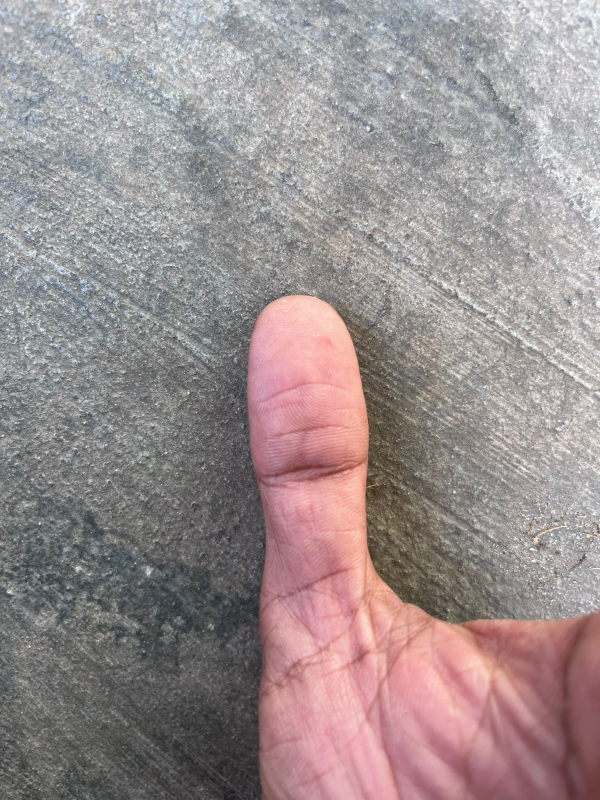
#> input picture images/good/good1.jpeg, 1200 x 1600 px (shown at 1/2 size); its folder holds only this picture in this run
$ python test_quality.py   (older library calls are emulated)
#> lines starting #> are read from the running program, lines starting #| are printed output that depends on the picture; after the words box and inside, x2 and y2 are one past the last pixel; in counts of white or black regions, pixels touching at a corner belong together; long printed decimals are rounded
### quality_assessment.py
import cv2
import numpy as np


"""
Fingerprint Quality Assessment Pipeline

Metrics
-------
1. Blur detection
2. Brightness detection
3. Glare detection
4. ROI completeness
5. Ridge clarity

Author: Uday
"""


# ==========================================================
# PREPROCESSING
# ==========================================================

def preprocess_image(image):
    """
    Resize image, convert to grayscale, and apply CLAHE.
    """

    image = cv2.resize(image, (512, 512))

    gray = cv2.cvtColor(image, cv2.COLOR_BGR2GRAY)

    clahe = cv2.createCLAHE(
        clipLimit=2.0,
        tileGridSize=(8, 8)
    )

    enhanced = clahe.apply(gray)

    return enhanced


# ==========================================================
# BLUR DETECTION
# ==========================================================

def check_blur(image_bgr):

    gray = cv2.cvtColor(
        image_bgr,
        cv2.COLOR_BGR2GRAY
    )

    blur_score = cv2.Laplacian(
        gray,
        cv2.CV_64F
    ).var()

    return {

        "blur_score": float(blur_score),

        "is_blurry": blur_score < 300
    }

# ==========================================================
# BRIGHTNESS DETECTION
# ==========================================================

def check_brightness(image_bgr):

    gray = cv2.cvtColor(
        image_bgr,
        cv2.COLOR_BGR2GRAY
    )

    brightness = np.mean(gray)

    return {

        "brightness": float(brightness),

        "too_dark": brightness < 85,

        "too_bright": brightness > 210
    }


# ==========================================================
# GLARE DETECTION
# ==========================================================

def check_glare(image_bgr):

    gray = cv2.cvtColor(
        image_bgr,
        cv2.COLOR_BGR2GRAY
    )

    bright_pixels = np.sum(gray > 250)

    glare_fraction = bright_pixels / gray.size

    mean_intensity = np.mean(gray)

    has_glare = (
        glare_fraction > 0.005 and
        mean_intensity > 120
    )

    return {

        "has_glare": has_glare,

        "glare_fraction": float(glare_fraction)
    }
# ==========================================================
# ROI EXTRACTION
# ==========================================================

def extract_roi(image_bgr):

    gray = preprocess_image(image_bgr)

    blurred = cv2.GaussianBlur(
        gray,
        (5, 5),
        0
    )

    _, thresh = cv2.threshold(
        blurred,
        0,
        255,
        cv2.THRESH_BINARY_INV + cv2.THRESH_OTSU
    )

    kernel = np.ones((5, 5), np.uint8)

    thresh = cv2.morphologyEx(
        thresh,
        cv2.MORPH_CLOSE,
        kernel
    )

    contours, _ = cv2.findContours(
        thresh,
        cv2.RETR_EXTERNAL,
        cv2.CHAIN_APPROX_SIMPLE
    )

    mask = np.zeros_like(gray)

    if len(contours) > 0:

        contour = max(
            contours,
            key=cv2.contourArea
        )

        cv2.drawContours(
            mask,
            [contour],
            -1,
            255,
            thickness=-1
        )

    return mask


# ==========================================================
# ROI COMPLETENESS
# ==========================================================

def check_roi_completeness(image_bgr):

    mask = extract_roi(image_bgr)

    roi_fraction = np.sum(mask > 0) / mask.size

    return {
        "roi_fraction": float(roi_fraction),
        "roi_complete": roi_fraction > 0.15
    }


# ==========================================================
# GABOR FILTER BANK
# ==========================================================

def create_gabor_bank():

    kernels = []

    for theta in np.arange(0, np.pi, np.pi / 8):

        kernel = cv2.getGaborKernel(
            ksize=(21, 21),
            sigma=5,
            theta=theta,
            lambd=10,
            gamma=0.5,
            psi=0,
            ktype=cv2.CV_32F
        )

        kernels.append(kernel)

    return kernels


# ==========================================================
# RIDGE CLARITY
# ==========================================================

def check_ridge_clarity(image_bgr):

    gray = preprocess_image(image_bgr)

    mask = extract_roi(image_bgr)

    kernels = create_gabor_bank()

    responses = []

    for kernel in kernels:

        filtered = cv2.filter2D(
            gray,
            cv2.CV_32F,
            kernel
        )

        responses.append(filtered)

    maximum_response = np.max(
        np.array(responses),
        axis=0
    )

    ridge_pixels = maximum_response[mask > 0]

    if len(ridge_pixels) == 0:
        ridge_score = 0.0
    else:
        ridge_score = np.var(ridge_pixels)

    return {
    "ridge_score": float(ridge_score),
    "ridges_clear": ridge_score > 100000}


# ==========================================================
# COMPOSITE SCORE
# ==========================================================

def compute_score(
        blur,
        brightness,
        glare,
        roi,
        ridge):

    blur_score = min(
        blur["blur_score"] / 50,
        1.0
    )

    brightness_score = 1 - abs(
        brightness["brightness"] - 128
    ) / 128

    glare_score = 1 - min(
        glare["glare_fraction"] / 0.05,
        1.0
    )

    roi_score = min(
        roi["roi_fraction"] / 0.4,
        1.0
    )

    ridge_score = min(
        ridge["ridge_score"] / 40,
        1.0
    )

    final_score = (

        0.25 * blur_score +
        0.15 * brightness_score +
        0.15 * glare_score +
        0.20 * roi_score +
        0.25 * ridge_score

    ) * 100

    final_score = np.clip(
        final_score,
        0,
        100
    )

    return float(final_score)


# ==========================================================
# GUIDANCE SYSTEM
# ==========================================================

def generate_guidance(results):

    if results["brightness"]["too_dark"]:
        return "Increase the lighting."

    if results["glare"]["has_glare"]:
        return "Avoid direct light."

    if results["brightness"]["too_bright"]:
        return "Reduce the light intensity."

    if results["blur"]["is_blurry"]:
        return "Hold the phone steady."

    if not results["roi"]["roi_complete"]:
        return "Move the finger closer."

    if not results["ridge"]["ridges_clear"]:
        return "Fingerprint ridges are unclear."

    return "Good capture — ready for processing."


# ==========================================================
# MASTER QUALITY FUNCTION
# ==========================================================

def quality_gate(image_path):

#> called with image_path = 'images/good/good1.jpeg'
    image = cv2.imread(image_path)
#> image is the input picture: shape (1600, 1200, 3); mean B, G, R 143.1, 142.5, 154.8

    if image is None:
        raise ValueError(
            f"Unable to load image: {image_path}"
        )

    blur = check_blur(image)
#> in check_blur, `gray = cv2.cvtColor( image_bgr, cv2.COLOR_BGR2GRAY )`:
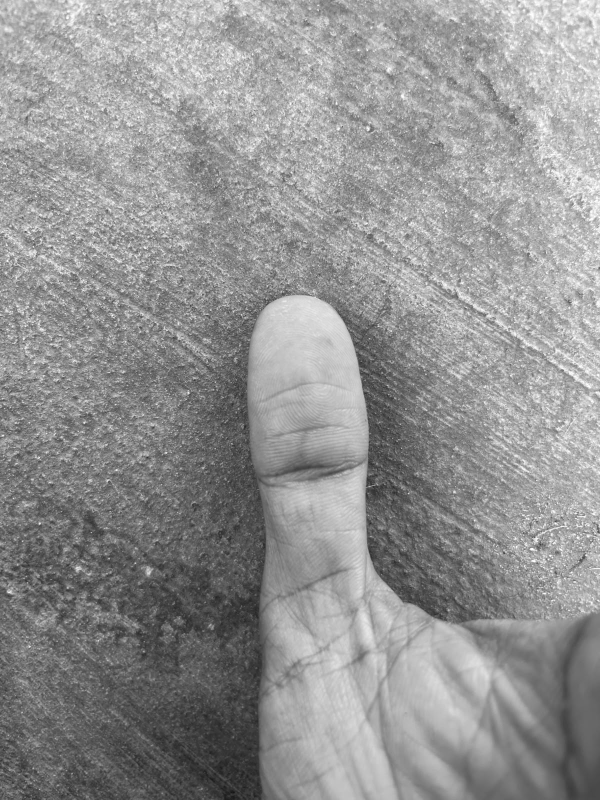
#> gray: shape (1600, 1200) (shown at 1/2 size); min 17, max 255, mean 146.3
#> in check_blur, `blur_score = cv2.Laplacian( gray, cv2.CV_64F ).var()`: blur_score = 650.9
#> blur = {'blur_score': 650.9, 'is_blurry': False}

    brightness = check_brightness(image)
#> in check_brightness, `brightness = np.mean(gray)`: brightness = 146.3
#> brightness = {'brightness': 146.3, 'too_dark': False, 'too_bright': False}

    glare = check_glare(image)
#> in check_glare, `bright_pixels = np.sum(gray > 250)`: bright_pixels = 1567
#> in check_glare, `glare_fraction = bright_pixels / gray.size`: glare_fraction = 0.000816
#> in check_glare, `mean_intensity = np.mean(gray)`: mean_intensity = 146.3
#> in check_glare, `has_glare = ( glare_fraction > 0.005 and mean_intensity > 120 )`: has_glare = False
#> glare = {'has_glare': False, 'glare_fraction': 0.000816}

    roi = check_roi_completeness(image)
#> in extract_roi, `blurred = cv2.GaussianBlur( gray, (5, 5), 0 )`:
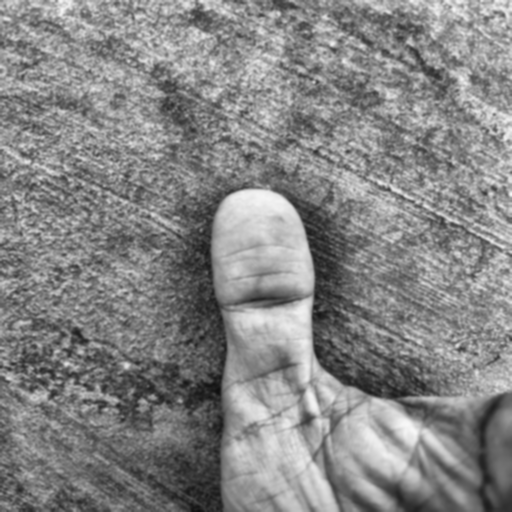
#> blurred: shape (512, 512); min 15, max 248, mean 133.2
#> in extract_roi, `_, thresh = cv2.threshold( blurred, 0, 255, cv2.THRESH_BINARY_INV + cv..`:
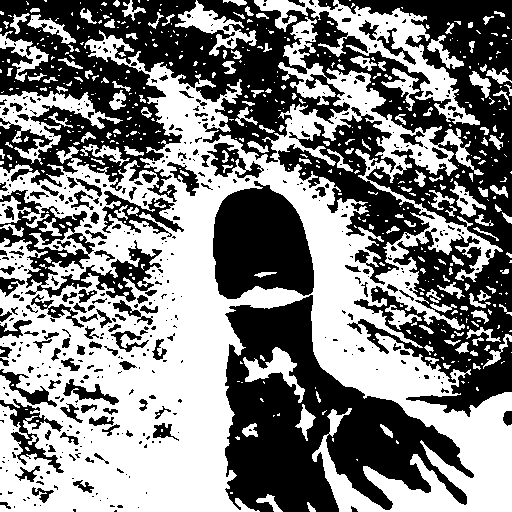
#> thresh: shape (512, 512); 50.3% white; 531 black regions (394 under 20 px), largest, box (x1, y1, x2, y2) and area: (0, 0, 512, 417) 66567, (225, 295, 474, 512) 26440, (213, 181, 314, 299) 8913
#> in extract_roi, `thresh = cv2.morphologyEx( thresh, cv2.MORPH_CLOSE, kernel )`:
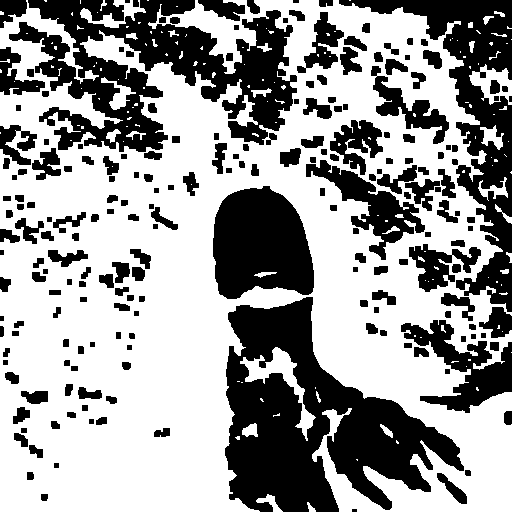
#> thresh: shape (512, 512); 61.2% white; 207 black regions (4 under 20 px)
#> in extract_roi, `contours, _ = cv2.findContours( thresh, cv2.RETR_EXTERNAL, cv2.CHAIN_A..`: contours = 137 contours, 116 with area under 20; largest, box (x1, y1, x2, y2) and area: (0, 0, 512, 512) 185063, (240, 347, 316, 441) 1331, (469, 64, 512, 105) 957, (80, 0, 146, 28) 496, (101, 77, 136, 110) 320
#> in extract_roi, `contour = max( contours, key=cv2.contourArea )`: contour = contour of 2776 points, box (x1, y1, x2, y2) (0, 0, 512, 512), area 185063
#> in extract_roi, `cv2.drawContours( mask, [contour], -1, 255, thickness=-1 )`:
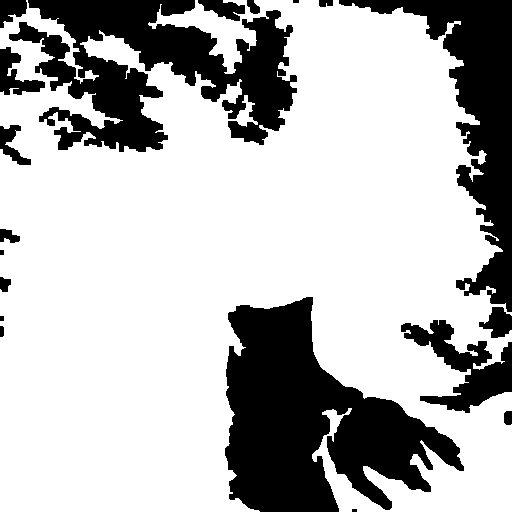
#> mask: shape (512, 512); 72% white; 19 black regions (2 under 20 px), largest, box (x1, y1, x2, y2) and area: (225, 297, 464, 512) 27711, (9, 0, 297, 152) 22386, (339, 0, 512, 312) 15206
#> in check_roi_completeness, `roi_fraction = np.sum(mask > 0) / mask.size`: roi_fraction = 0.72
#> roi = {'roi_fraction': 0.72, 'roi_complete': True}

    ridge = check_ridge_clarity(image)
#> the loop in check_ridge_clarity, `for kernel in kernels: ` made 8 passes
#> pass 3, in check_ridge_clarity, `filtered = cv2.filter2D( gray, cv2.CV_32F, kernel )`:
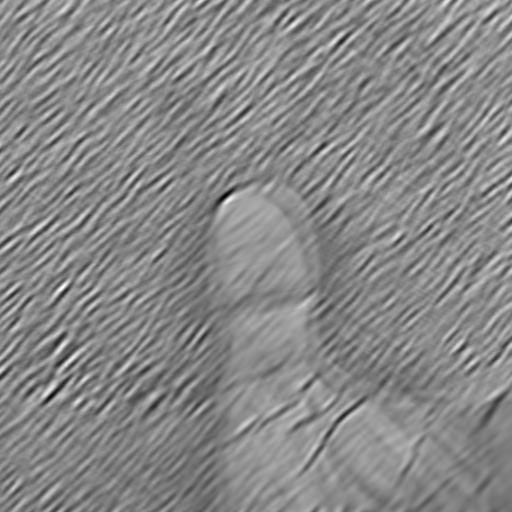
#> filtered: shape (512, 512) float32; min -2745.7, max 4463.6, mean 1100.7; drawn with min black and max white
#> after the loop in check_ridge_clarity, `for kernel in kernels:`: responses = 8 items
#> in check_ridge_clarity, `maximum_response = np.max( np.array(responses), axis=0 )`:
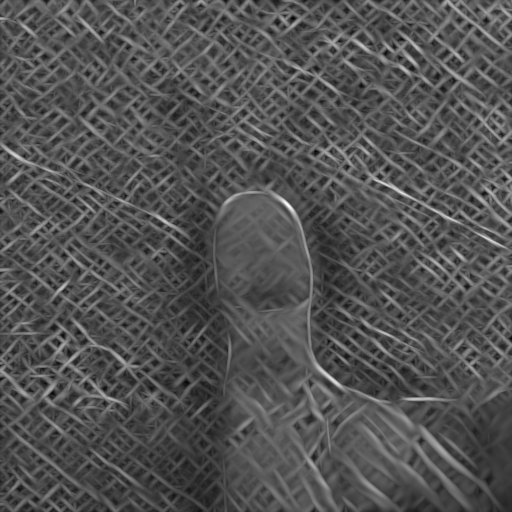
#> maximum_response: shape (512, 512) float32; min -677.3, max 6110.3, mean 1536.4; drawn with min black and max white
#> in check_ridge_clarity, `ridge_score = np.var(ridge_pixels)`: ridge_score = 385401.7
#> ridge = {'ridge_score': 385401.7, 'ridges_clear': True}

    score = compute_score(
        blur,
        brightness,
        glare,
        roi,
        ridge
    )
#> in compute_score, `blur_score = min( blur["blur_score"] / 50, 1.0 )`: blur_score = 1
#> in compute_score, `brightness_score = 1 - abs( brightness["brightness"] - 128 ) / 128`: brightness_score = 0.857
#> in compute_score, `glare_score = 1 - min( glare["glare_fraction"] / 0.05, 1.0 )`: glare_score = 0.984
#> in compute_score, `roi_score = min( roi["roi_fraction"] / 0.4, 1.0 )`: roi_score = 1
#> in compute_score, `final_score = (  0.25 * blur_score + 0.15 * brightness_score + 0.15 * ..`: final_score = 97.62
#> score = 97.62

    passed = (
        score >= 60
        and not blur["is_blurry"]
        and not brightness["too_dark"]
        and not brightness["too_bright"]
        and not glare["has_glare"]
        and roi["roi_complete"]
        and ridge["ridges_clear"]
    )
#> passed = True

    results = {

        "passed": passed,

        "composite_score": round(score, 2),

        "blur": blur,

        "brightness": brightness,

        "glare": glare,

        "roi": roi,

        "ridge": ridge
    }

    results["guidance"] = generate_guidance(
        results
    )

    print("\n--------------------------------")
    print("Blur:", blur)
#| Blur: {'blur_score': 650.932, 'is_blurry': False}
    print("Brightness:", brightness)
#| Brightness: {'brightness': 146.263, 'too_dark': False, 'too_bright': False}
    print("Glare:", glare)
#| Glare: {'has_glare': False, 'glare_fraction': 0.0008161}
    print("ROI:", roi)
#| ROI: {'roi_fraction': 0.7196, 'roi_complete': True}
    print("Ridge:", ridge)
#| Ridge: {'ridge_score': 385401.719, 'ridges_clear': True}
    print("Score:", round(score, 2))
#| Score: 97.62
    print("Passed:", passed)
#| Passed: True
    print("--------------------------------")

    return results
# ==========================================================
# TESTING
# ==========================================================

# [16 lines that do not run on import are left out]

### test_quality.py
import os
import pandas as pd

from quality_assessment import quality_gate


IMAGE_FOLDERS = {

    "good": "images/good",

    "blur": "images/blur",

    "dark": "images/dark",

    "glare": "images/glare"
}


results = []


for category, folder in IMAGE_FOLDERS.items():

    if not os.path.exists(folder):

        print(f"Folder not found: {folder}")
        continue

    files = os.listdir(folder)

    for file_name in files:

        image_path = os.path.join(
            folder,
            file_name
        )

        try:

            result = quality_gate(image_path)
#> result = 8 items

            row = {

                "Category": category,

                "Image": file_name,

                "Passed": result["passed"],

                "Score": round(
                    result["composite_score"],
                    2
                ),

                "Blur": round(
                    result["blur"]["blur_score"],
                    2
                ),

                "Brightness": round(
                    result["brightness"]["brightness"],
                    2
                ),

                "Glare": round(
                    result["glare"]["glare_fraction"],
                    4
                ),

                "ROI": round(
                    result["roi"]["roi_fraction"],
                    2
                ),

                "Ridge": round(
                    result["ridge"]["ridge_score"],
                    2
                ),

                "Guidance": result["guidance"]
            }

            results.append(row)

        except Exception as e:

            print(f"Error processing {file_name}")

            print(e)


df = pd.DataFrame(results)

print("\n")
print("=" * 120)
print(df)
print("=" * 120)

df.to_csv(
    "quality_results.csv",
    index=False
)

print("\nResults saved to quality_results.csv")
